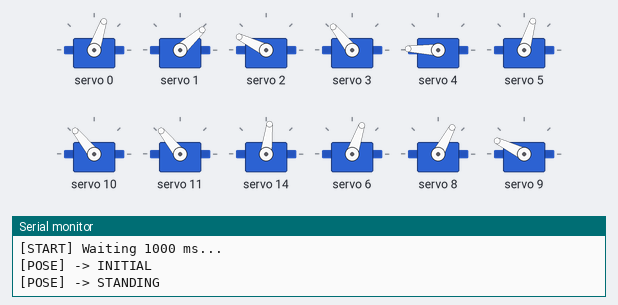
A sketch run on a simulated ESP32-S3. Shown: 12 × servo, the last lines printed to the serial monitor.

Above: at 3.15 s.
At 4.6 s:
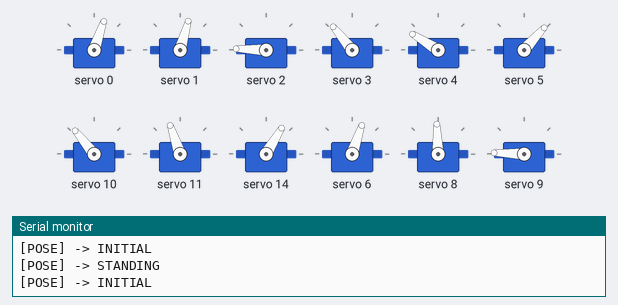
At 4.95 s:
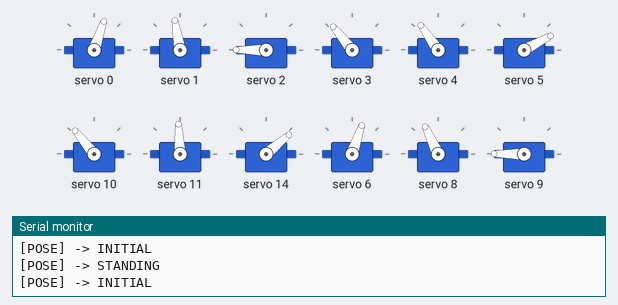
At 6.1 s:
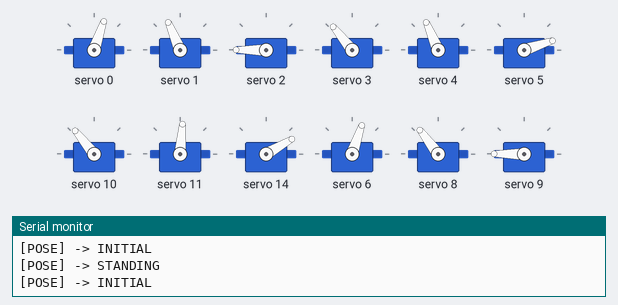
At 6.5 s:
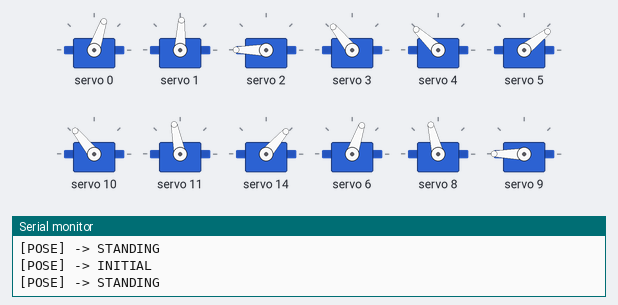
At 6.95 s:
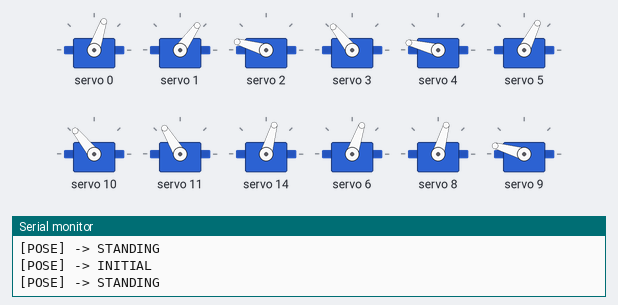
Timing chart, 0 to 12.3 s (numbered marks = the images above):
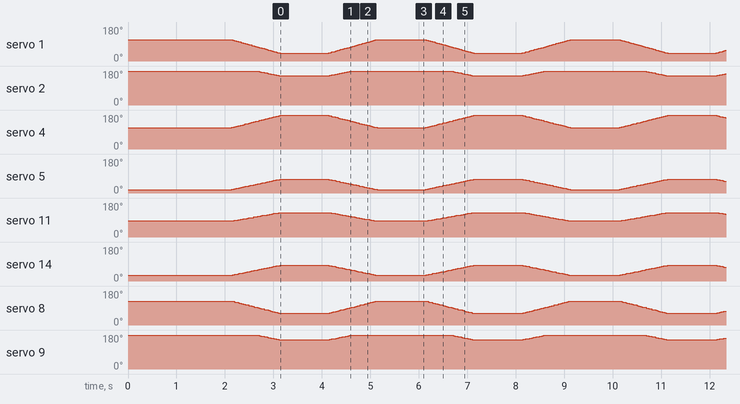

The sketch:

RUNNER4_Startup_loop.ino
```cpp
// =============================================================================
// FusionForce RUNNER4 — 12 DOF Quadruped — MINIMAL STARTUP
// Board : ESP32-S3   |   No WiFi, no web UI, no sensors
//
// Sequence on power-up:
//   1) wait 1000 ms
//   2) go to INITIAL pose
//   3) wait 1000 ms
//   4) go to STANDING pose at an average speed
//
// Library: "Adafruit PWM Servo Driver Library"
// Wiring : GPIO 11 (SDA), GPIO 12 (SCL) -> PCA9685
//          Servo power: 6V BEC -> PCA9685 V+ (NEVER from ESP32 3.3V)
// =============================================================================

#include <Adafruit_PWMServoDriver.h>
#include <Wire.h>

// ── I2C ──────────────────────────────────────────────────────────────────────
#define I2C_SDA 11
#define I2C_SCL 12
#define I2C_HZ  400000

// ── PCA9685 ──────────────────────────────────────────────────────────────────
Adafruit_PWMServoDriver pwm = Adafruit_PWMServoDriver(0x40);
#define SERVOMIN   150
#define SERVOMAX   600
#define SERVO_FREQ 50

// ── Timing ───────────────────────────────────────────────────────────────────
#define START_DELAY_MS   1000   // wait after power-on
#define INITIAL_HOLD_MS  1000   // wait in the initial pose
#define STAND_SPEED_MS   1000   // time to move initial -> standing (average speed)
#define INITIAL_SPEED_MS 1000   // time to move standing -> initial (average speed)
#define STAND_HOLD_MS    1000   // wait in the standing pose before repeating

// ── Channels ─────────────────────────────────────────────────────────────────
#define FL_HIP 0
#define FL_FEMUR 1
#define FL_TIBIA 2
#define FR_HIP 3
#define FR_FEMUR 4
#define FR_TIBIA 5
#define BL_HIP 10
#define BL_FEMUR 11
#define BL_TIBIA 14
#define BR_HIP 6
#define BR_FEMUR 8
#define BR_TIBIA 9

// legChannels[leg][0=hip,1=femur,2=tibia]; leg 0=FL 1=FR 2=BL 3=BR
const uint8_t legChannels[4][3] = {{FL_HIP, FL_FEMUR, FL_TIBIA},
                                   {FR_HIP, FR_FEMUR, FR_TIBIA},
                                   {BL_HIP, BL_FEMUR, BL_TIBIA},
                                   {BR_HIP, BR_FEMUR, BR_TIBIA}};

// ── Poses [leg][hip, femur, tibia] ───────────────────────────────────────────
const int POSE_INITIAL[4][3]  = {{45, 80, 160}, {94, 80, 0},   {94, 56, 10}, {45, 92, 160}};
const int POSE_STANDING[4][3] = {{45, 20, 115}, {94, 135, 46}, {94, 94, 55}, {45, 37, 115}};

int servoAngles[16] = {0};

// =============================================================================
// SERVO HELPERS
// =============================================================================
uint16_t angleToPulse(int angle) {
  angle = constrain(angle, 0, 180);
  return (uint16_t)map(angle, 0, 180, SERVOMIN, SERVOMAX);
}

void setServo(uint8_t ch, int angle) {
  angle = constrain(angle, 0, 180);
  servoAngles[ch] = angle;
  pwm.setPWM(ch, 0, angleToPulse(angle));
}

// Jump straight to a pose, staggered 10 ms per servo to reduce current spike.
// Used for the first move, when the real servo positions are unknown.
void setPoseDirect(const int pose[4][3]) {
  for (int leg = 0; leg < 4; leg++)
    for (int joint = 0; joint < 3; joint++) {
      setServo(legChannels[leg][joint], pose[leg][joint]);
      delay(10);
    }
}

// Smooth linear interpolation of all 12 servos over speedMs
void moveToTarget(const int target[4][3], int speedMs) {
  int maxDiff = 0;
  for (int leg = 0; leg < 4; leg++)
    for (int joint = 0; joint < 3; joint++) {
      int diff = abs(target[leg][joint] - servoAngles[legChannels[leg][joint]]);
      if (diff > maxDiff) maxDiff = diff;
    }
  if (maxDiff == 0) return;

  int startAngles[16];
  memcpy(startAngles, servoAngles, sizeof(servoAngles));
  unsigned long moveStart = millis();

  for (int step = 1; step <= maxDiff; step++) {
    float t = (float)step / (float)maxDiff;
    for (int leg = 0; leg < 4; leg++)
      for (int joint = 0; joint < 3; joint++) {
        uint8_t ch = legChannels[leg][joint];
        int nextAngle = startAngles[ch] +
                        (int)roundf(t * (target[leg][joint] - startAngles[ch]));
        if (nextAngle != servoAngles[ch]) setServo(ch, nextAngle);
      }
    unsigned long stepTarget = moveStart + (unsigned long)((long)speedMs * step / maxDiff);
    unsigned long now = millis();
    if (stepTarget > now) delay(stepTarget - now);
  }
}

// =============================================================================
// SETUP
// =============================================================================
void setup() {
  Serial.begin(115200);

  // I2C + PCA9685 init
  Wire.begin(I2C_SDA, I2C_SCL);
  Wire.setClock(I2C_HZ);
  Wire.setTimeOut(50);

  pwm.begin();
  pwm.setPWMFreq(SERVO_FREQ);
  Wire.setClock(I2C_HZ);
  delay(10);

  // 1) wait after power-on
  Serial.println("[START] Waiting 1000 ms...");
  delay(START_DELAY_MS);

  // 2) go to INITIAL pose
  Serial.println("[POSE] -> INITIAL");
  setPoseDirect(POSE_INITIAL);

  // 3) hold in initial pose
  delay(INITIAL_HOLD_MS);

  // 4) go to STANDING pose at average speed
  Serial.println("[POSE] -> STANDING");
  moveToTarget(POSE_STANDING, STAND_SPEED_MS);
}

// =============================================================================
// LOOP — repeats forever:
//   hold standing -> INITIAL -> hold -> STANDING -> ...
// =============================================================================
void loop() {
  delay(STAND_HOLD_MS);

  Serial.println("[POSE] -> INITIAL");
  moveToTarget(POSE_INITIAL, INITIAL_SPEED_MS);
  delay(INITIAL_HOLD_MS);

  Serial.println("[POSE] -> STANDING");
  moveToTarget(POSE_STANDING, STAND_SPEED_MS);
}
```
